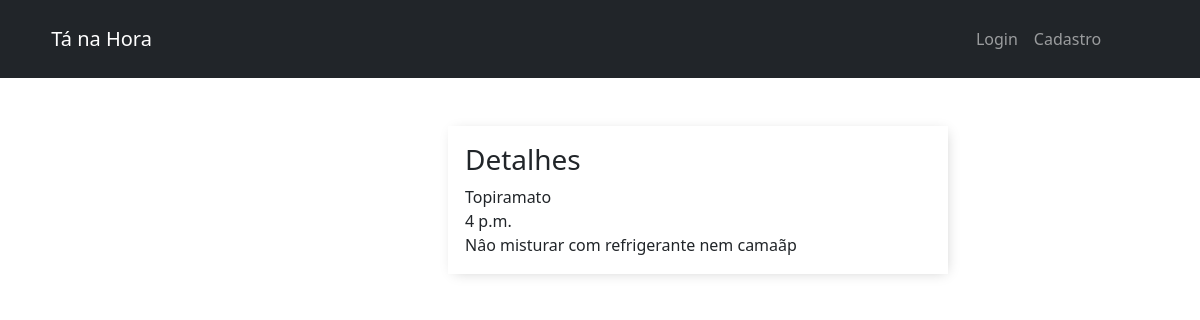
Page /detail/1/ on the committed database.
### base/models.py (models this page shows, shortened)
class Remedio(models.Model):
    nome = models.CharField(max_length=70)
    horario = models.TimeField(default='16:00:00')
    descricao = models.TextField()

### base/views.py (the view)
# urls.py: path('detail/<int:id>/', views.detail, name='detail'),
def detail(request, id):
    medicamento = Remedio.objects.get(id=id)
    context = {'medicamento': medicamento}
    return render(request, 'details.html', context)

### base/templates/details.html
{% extends 'main.html' %}
{% load static %}
{% block 'head' %}
<link rel="stylesheet" href="{% static 'css/css.css' %}">
{% endblock %}
{% block 'body' %}
<div style="margin-left: 28rem;" class="cardy-body">
    <h3>Detalhes</h3>
    {{medicamento.nome}}
    <br>
    {{medicamento.horario}}
    <br>
    {{medicamento.descricao}}
</div>
{% endblock %}

### templates/static/css/css.css (style rules this page uses)
.cardy-body { padding: 17px; max-width: 500px; margin-left: 5rem; margin-top: 3rem; background-color: #fff; -webkit-box-shadow: 2px 2px 13px -4px rgba(0,0,0,0.21); box-shadow: 2px 2px 13px -4px rgba(0,0,0,0.21); }
::placeholder { font-weight: 300; opacity: 0.5; }

### rows in the picture
Remedio: nome "Topiramato", horario "4 p.m.", descricao "Nâo misturar com refrigerante nem camaãp"
